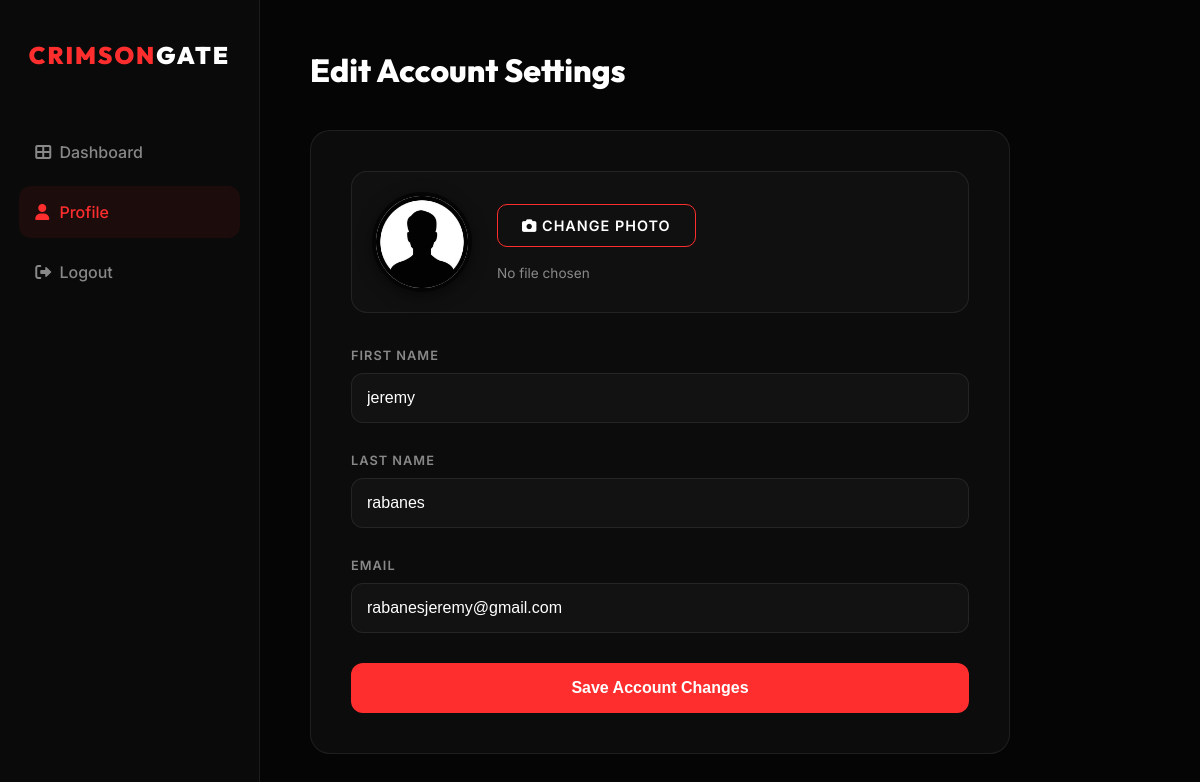
The page /UserFunction/edit_profile.php (signed in) on the database its author committed.
### tables this page shows
CREATE TABLE `user` (
  `id` int(100) NOT NULL,
  `name` varchar(100) NOT NULL,
  `lname` varchar(100) NOT NULL,
  `email` varchar(100) NOT NULL,
  `password` varchar(100) NOT NULL,
  `role` varchar(100) NOT NULL,
  `points` int(11) DEFAULT 0,
  `status` varchar(20) DEFAULT 'pending',
  `profile_pic` varchar(255) DEFAULT 'default.png'
);

### UserFunction/edit_profile.php (the view, shortened to what this page needs)
<?php
include '../db.php';
$user_id = $_SESSION['user_id'];
$upload_folder = 'profilepics/';
$stmt = $conn->prepare("SELECT * FROM user WHERE id = ?");
$stmt->bind_param("i", $user_id);
$stmt->execute();
$user = $stmt->get_result()->fetch_assoc();
?>
<!DOCTYPE html>
<html lang="en">
<head>
    <link rel="stylesheet" href="https://cdnjs.cloudflare.com/ajax/libs/font-awesome/6.0.0/css/all.min.css">
</head>
<body>
    <aside class="sidebar">
        <div class="logo">CRIMSON<span>GATE</span></div>
        <nav>
            <a href="dash.php"><i class="fas fa-th-large" style="width:20px;"></i> Dashboard</a>
            <a href="profile.php" class="active"><i class="fas fa-user" style="width:20px;"></i> Profile</a>
            <a href="../index.php"><i class="fas fa-sign-out-alt" style="width:20px;"></i> Logout</a>
        </nav>
    </aside>
    <main class="main-content">
        <div class="header-section">
            <h1>Edit Account Settings</h1>
        </div>
        <form method="POST" enctype="multipart/form-data" class="profile-form">
            <div class="pic-upload-container">
                <img src="../<?php echo $upload_folder . htmlspecialchars($user['profile_pic'] ?: 'default.png'); ?>"
                    class="current-pic" alt="Profile Picture">
                <div class="upload-controls">
                    <label for="profile_pic" class="custom-file-upload">
                        <i class="fas fa-camera"></i> Change Photo
                    </label>
                    <span id="file-name">No file chosen</span>
                </div>
            </div>
            <label>First Name</label>
            <input type="text" name="name" value="<?php echo htmlspecialchars($user['name']); ?>" required>
            <label>Last Name</label>
            <input type="text" name="lname" value="<?php echo htmlspecialchars($user['lname']); ?>" required>
            <label>Email</label>
            <input type="email" name="email" value="<?php echo htmlspecialchars($user['email']); ?>" required>
            <button type="submit" class="btn-submit">Save Account Changes</button>
        </form>
    </main>
</body>
</html>

### UserFunction/edit_profile.php (style rules this page uses)
:root { --bg-dark: #050505; --sidebar-bg: #0a0a0a; --card-bg: #0c0c0c; --crimson: #ff2e2e; --border: rgba(255, 255, 255, 0.08); --text-main: #ffffff; --text-dim: #888888; }
* { box-sizing: border-box; margin: 0; padding: 0; }
body { background-color: var(--bg-dark); color: var(--text-main); font-family: 'Inter', sans-serif; display: flex; }
.sidebar { width: 260px; background: var(--sidebar-bg); height: 100vh; position: fixed; padding: 2.5rem 1.2rem; border-right: 1px solid var(--border); }
.logo { font-family: 'Outfit', sans-serif; font-size: 1.5rem; font-weight: 900; color: var(--crimson); text-align: center; margin-bottom: 3.5rem; text-transform: uppercase; letter-spacing: 2px; }
.logo span { color: white; }
nav a { display: block; color: var(--text-dim); text-decoration: none; padding: 1rem; border-radius: 12px; margin-bottom: 8px; font-weight: 500; transition: all 0.2s; }
nav a:hover, nav a.active { background: rgba(255, 46, 46, 0.08); color: var(--crimson); }
.main-content { margin-left: 260px; padding: 50px; width: calc(100% - 260px); }
.header-section { margin-bottom: 40px; }
.header-section h1 { font-family: 'Outfit', sans-serif; font-size: 2rem; font-weight: 800; }
.profile-form { background: var(--card-bg); border: 1px solid var(--border); padding: 40px; border-radius: 20px; max-width: 700px; }
label { display: block; color: var(--text-dim); margin-bottom: 10px; font-size: 0.8rem; font-weight: 600; text-transform: uppercase; letter-spacing: 1px; }
input { width: 100%; padding: 15px; background: #121212; border: 1px solid var(--border); border-radius: 12px; color: white; margin-bottom: 30px; font-size: 1rem; }
.pic-upload-container { display: flex; align-items: center; gap: 25px; margin-bottom: 35px; padding: 20px; background: rgba(255, 255, 255, 0.02); border-radius: 16px; border: 1px solid var(--border); }
.current-pic { width: 100px; height: 100px; border-radius: 50%; object-fit: cover; border: 4px solid var(--bg-dark); box-shadow: 0 4px 15px rgba(0, 0, 0, 0.5); }
.upload-controls { display: flex; flex-direction: column; gap: 8px; }
.custom-file-upload { border: 1px solid var(--crimson); padding: 12px 24px; border-radius: 10px; cursor: pointer; color: white; background: transparent; font-size: 0.9rem; font-weight: 600; text-align: center; transition: 0.2s; }
#file-name { font-size: 0.85rem; color: var(--text-dim); }
.btn-submit { background: var(--crimson); color: white; border: none; padding: 16px; border-radius: 12px; cursor: pointer; font-weight: 700; font-size: 1rem; width: 100%; transition: background 0.2s; }

### rows shown on the page
user: profile_pic (placeholder picture), name "jeremy", lname "rabanes", email "rabanesjeremy@gmail.com"
